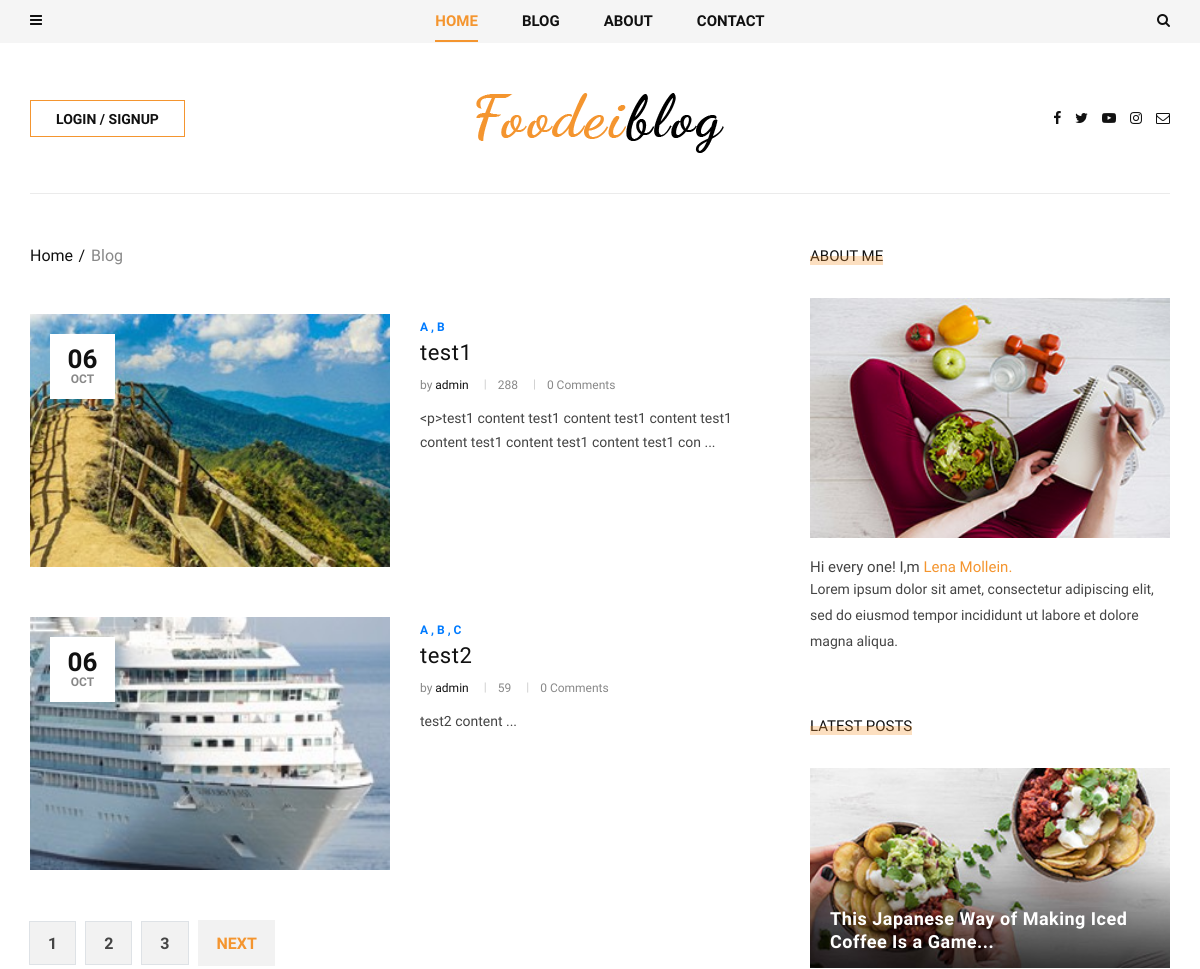
/blog/ (upper part), run on an earlier commit of the app's database.
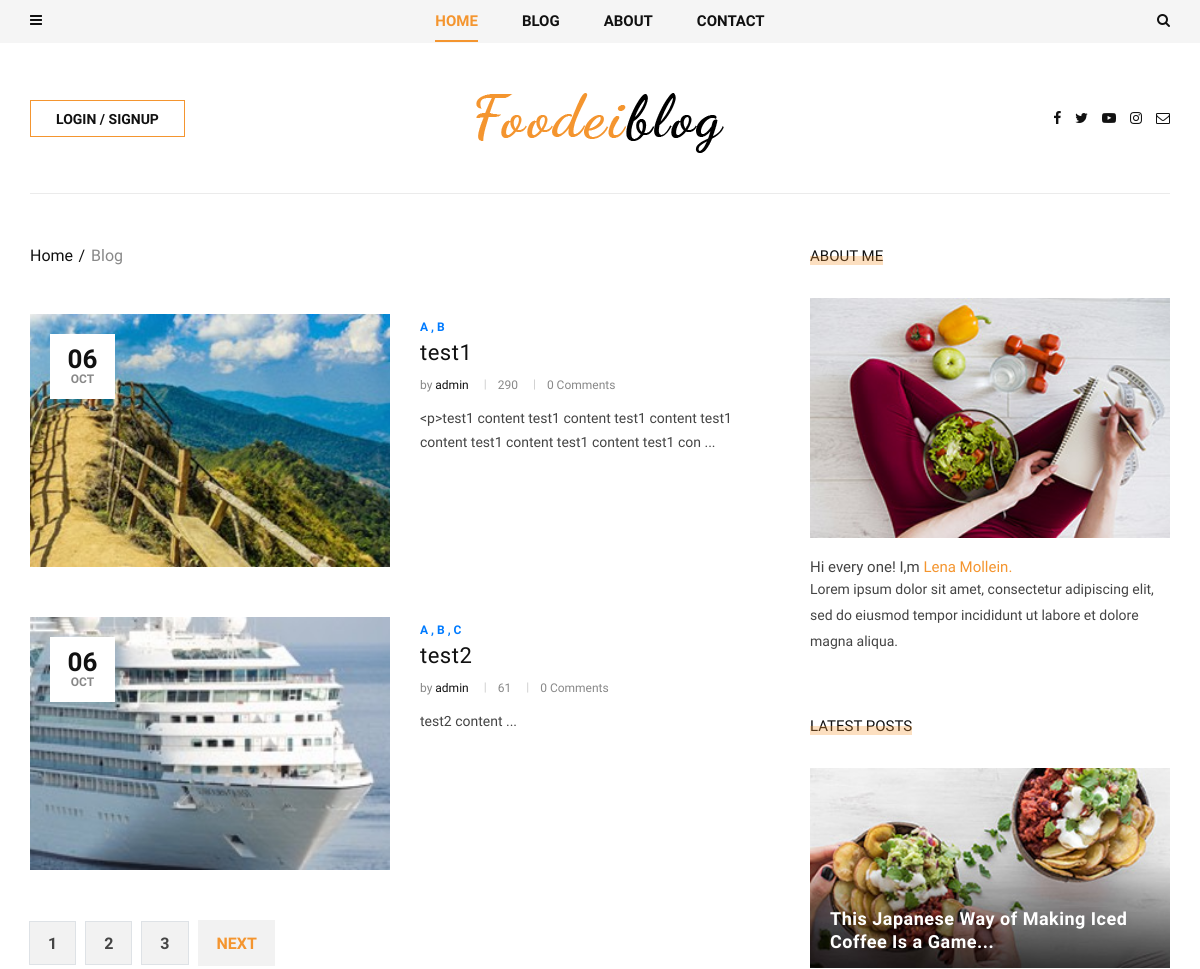
And on a later commit of the database.
### blog/models.py (models this page shows, shortened)
class Post(models.Model):
    image = models.ImageField(upload_to = 'blog/', default = 'blog/default.jpg')
    author = models.ForeignKey(User,on_delete = models.SET_NULL,null = True)
    title = models.CharField(max_length=255)
    content = models.TextField()
    tags = TaggableManager()
    category = models.ManyToManyField(Category)
    counted_views = models.IntegerField(default=0)
    status = models.BooleanField(default=False)
    login_require = models.BooleanField(default=False)
    published_date = models.DateTimeField(null=True)
    created_date = models.DateTimeField(auto_now_add=True)
    updated_date = models.DateTimeField(auto_now=True)
    class Meta:
        ordering = ['id']

class Category(models.Model):
    name = models.CharField(max_length = 255)
    def __str__(self):
        return self.name

### blog/views.py (the view)
# urls.py: path('',blog_home_view,name='blog_home'),
def blog_home_view(request,cat_name = None,author = None,tag_name = None):
    posts = Post.objects.filter(published_date__lte = timezone.now(), status = True)
    s_flag = False
    if tag_name:
        posts = posts.filter(tags__name = tag_name)
    if cat_name:
        posts = posts.filter(category__name = cat_name)
    if author:
        posts = posts.filter(author__username = author)
    if s:= request.GET.get('s'):
        posts = posts.filter(content__contains = s)
        s_flag = True
    posts,totalpages = page_management(request,posts)
    context = {'posts':posts,'totalpages':totalpages,'s_flag':s_flag ,'s':s}
    return render(request,'blog/blog-home2.html',context)

### blog/templatetags/blog_tags.py (called while the page is built)
@register.filter
def snippet(value,arg):
    return value[:arg]

@register.inclusion_tag('blog/blog_latestposts.html')
def latestposts():
    posts = Post.objects.filter(published_date__lte = timezone.now(),status=1).order_by('published_date')[:2]
    return {'posts':posts}

@register.inclusion_tag('blog/blog_postcategories.html')
def postcategories():
    posts = Post.objects.filter(published_date__lte = timezone.now(),status=1)
    categories = Category.objects.all()
    cat_dict = {}
    for name in categories:
        cat_dict[name] = posts.filter(category=name).count()
    return {'categories':cat_dict}

@register.inclusion_tag('blog/blog-tag-clouds.html')
def tagclouds():
    posts = Post.objects.filter(published_date__lte = timezone.now(),status=1)
    tags=set()
    for post in posts:
        post_all_tags = post.tags.all()
        for i in range(len(post_all_tags)):
            tags.add(post_all_tags[i])
    return {'tags':tags}

### blog/views.py (called while the page is built)
def page_management(request,posts):
    posts = Paginator(posts,2)
    totalpages = posts.page_range
    try:
        page_num = request.GET.get('page')
        posts = posts.get_page(page_num)
    except PageNotAnInteger:
        posts = posts.get_page(1)
    except EmptyPage:
        posts = posts.get_page(1)
    return posts,totalpages

### mysite/templates/blog/blog-home2.html (shortened to what this page needs)
{%extends 'base2.html'%}
{%load static%}
{% load blog_tags %}
{%block content%}
    <section class="categories categories-grid spad">
        <div class="categories__post">
            <div class="container">
                <div class="categories__grid__post">
                    <div class="row">
                        <div class="col-lg-8 col-md-8">
                            <div class="breadcrumb__text">
                                <div class="breadcrumb__option">
                                    <a href="{% url "website:index" %}">Home</a>
                                    <span>Blog</span>
                                </div>
                            </div>
                            {%for post in posts%}
                            <div class="categories__list__post__item">
                                <div class="row">
                                    <div class="col-lg-6 col-md-6">
                                        <div class="categories__post__item__pic set-bg"
                                            data-setbg={{post.image.url}}>
                                            <div class="post__meta">
                                                <h4>{{post.published_date|date:'d'}}</h4>
                                                <span>{{post.published_date|date:'M'}}</span>
                                            </div>
                                        </div>
                                    </div>
                                    <div class="col-lg-6 col-md-6">
                                        <div class="categories__post__item__text">
                                            <span class="post__label">
                                                {% for cat in post.category.all %}
                                                <a href="{% url "blog:category" cat_name=cat.name %}">{{cat.name}} {%if not forloop.last%} , {%endif%}</a>
                                                {% endfor %}
                                            </span>
                                            <h3><a href="{% url "blog:blog_single" pid=post.id %}">{{post.title}}</a></h3>
                                            <ul class="post__widget">
                                                <li>by <span>{{post.author}}</span></li>
                                                <li>{{post.counted_views}}</li>
                                                <li>{{comments|length}} Comments</li>
                                            </ul>
                                            <p>{{post.content|snippet:100}} ...</p>
                                        </div>
                                    </div>
                                </div>
                            </div>
                            {%endfor%}
                            <div class="row">
                                <div class="col-lg-12">
                                    <div class="categories__pagination">
                                        {% for i in totalpages %}
                                            {% if posts.number == i %}
                                                {% if s_flag %}
                                                    <a href="?s={{s}}&page={{i}}" class="page-link">{{i}}</a>
                                                {% else %}
                                                    <a href="?page={{i}}" class="page-link">{{i}}</a>
                                                {% endif %}
                                            {% else %}
                                                {% if s_flag %}
                                                    <a href="?s={{s}}&page={{i}}" class="page-link">{{i}}</a>
                                                {% else %}
                                                    <a href="?page={{i}}" class="page-link">{{i}}</a>
                                                {% endif %}
                                            {% endif %}
                                        {% endfor %}
                                        {% if posts.has_next %}
                                            {% if s_flag %}
                                                <a href="?s={{s}}&page={{posts.next_page_number}}">Next</a>
                                            {% else %}
                                                <a href="?page={{posts.next_page_number}}">Next</a>
                                            {% endif %}
                                        {% endif %}
                                    </div>
                                </div>
                            </div>
                        </div>
                        <div class="col-lg-4 col-md-4">
                            <div class="sidebar__item">
                                {%include 'blog/blog_writer.html'%}
                                {% latestposts %}
                                <br>
                            </div>
                        </div>
                    </div>
                </div>
            </div>
        </div>
    </section>
{%endblock%}

### mysite/templates/base2.html (shortened to what this page needs)
<!DOCTYPE html>
{% extends 'notification.html' %}
{%load static%}
{%load compress%}
{%block content2%}
<html lang="zxx">
<head>
    {% compress css %}
    <link rel="stylesheet" href="{% static "template2/css/bootstrap.min.css" %}" type="text/css">
    <link rel="stylesheet" href="{% static "template2/css/font-awesome.min.css" %}"  type="text/css">
    <link rel="stylesheet" href="{% static "template2/css/elegant-icons.css" %}" type="text/css">
    <link rel="stylesheet" href="{% static "template2/css/owl.carousel.min.css" %}" type="text/css">
    <link rel="stylesheet" href="{% static "template2/css/slicknav.min.css" %}" type="text/css">
    <link rel="stylesheet" href="{% static "template2/css/style.css" %}" type="text/css">
    {% endcompress %}
</head>
<body>
    <header class="header">
        <div class="header__top">
            <div class="container">
                <div class="row">
                    <div class="col-lg-2 col-md-1 col-6 order-md-1 order-1">
                        <div class="header__humberger">
                            <i class="fa fa-bars humberger__open"></i>
                        </div>
                    </div>
                    <div class="col-lg-8 col-md-10 order-md-2 order-3">
                        <nav class="header__menu">
                            <ul>
                                <li class="active"><a href="{% url "website:index" %}">Home</a></li>
                                <li><a href="{% url "blog:blog_home" %}">Blog</a></li>
                                <li><a href="{% url "website:about" %}">About</a></li>
                                <li><a href="{% url "website:contact" %}">Contact</a></li>
                            </ul>
                        </nav>
                    </div>
                    <div class="col-lg-2 col-md-1 col-6 order-md-3 order-2">
                        <div class="header__search">
                            <i class="fa fa-search search-switch"></i>
                        </div>
                    </div>
                </div>
            </div>
        </div>
        <div class="container">
            <div class="row">
                <div class="col-lg-3 col-md-3">
                    <div class="header__btn">
                        {% if request.user.is_authenticated %}
                        <a href="{% url 'accounts:logout' %}?next={{request.path}}" class="primary-btn">logout</a>
                        <p>logged in as {{request.user.username}}</p>
                        {% else %}
                        <a href="{% url 'accounts:login' %}?next={{request.path}}" class="primary-btn">login / signUp</a>
                        {% endif %}
                    </div>
                </div>
                <div class="col-lg-6 col-md-6">
                    <div class="header__logo">
                        <a href="{% url "website:index" %}"><img src="{% static "template2/img/logo.png" %}" alt=""></a>
                    </div>
                </div>
                <div class="col-lg-3 col-md-3">
                    <div class="header__social">
                        <a href="#"><i class="fa fa-facebook"></i></a>
                        <a href="#"><i class="fa fa-twitter"></i></a>
                        <a href="#"><i class="fa fa-youtube-play"></i></a>
                        <a href="#"><i class="fa fa-instagram"></i></a>
                        <a href="#"><i class="fa fa-envelope-o"></i></a>
                    </div>
                </div>
            </div>
        </div>
    </header>
    {%block content%}
    {%endblock%}
</body>
</html>
{%endblock%}

### mysite/templates/notification.html (shortened to what this page needs)
<html>
<body>
{%block content2%}
{%endblock%}
</body>
</html>

### mysite/templates/blog/blog_writer.html (shortened to what this page needs)
{%load static%}
<div class="sidebar__about__item">
    <div class="sidebar__item__title">
        <h6>About me</h6>
    </div>
    <img src="{% static "template2/img/sidebar/sidebar-about.jpg" %}" alt="">
    <h6>Hi every one! I,m <span>Lena Mollein.</span></h6>
    <p>Lorem ipsum dolor sit amet, consectetur adipiscing elit, sed do eiusmod tempor
        incididunt ut labore et dolore magna aliqua.</p>
</div>

### mysite/templates/blog/blog_latestposts.html (shortened to what this page needs)
{% load static %}
<div class="sidebar__feature__item">
    <div class="sidebar__item__title">
        <h6>Latest Posts</h6>
    </div>
    <div class="sidebar__feature__item__large set-bg"
        data-setbg="{% static "template2/img/sidebar/feature-post.jpg" %}">
        <div class="sidebar__feature__item__large--text">
            <h5><a href="#">This Japanese Way of Making Iced Coffee Is a Game...</a>
            </h5>
        </div>
    </div>
</div>

What changed in the data, as far as the page shows it:
changed Post "test1": counted_views "288" → "290"
changed Post "test2": counted_views "59" → "61"
